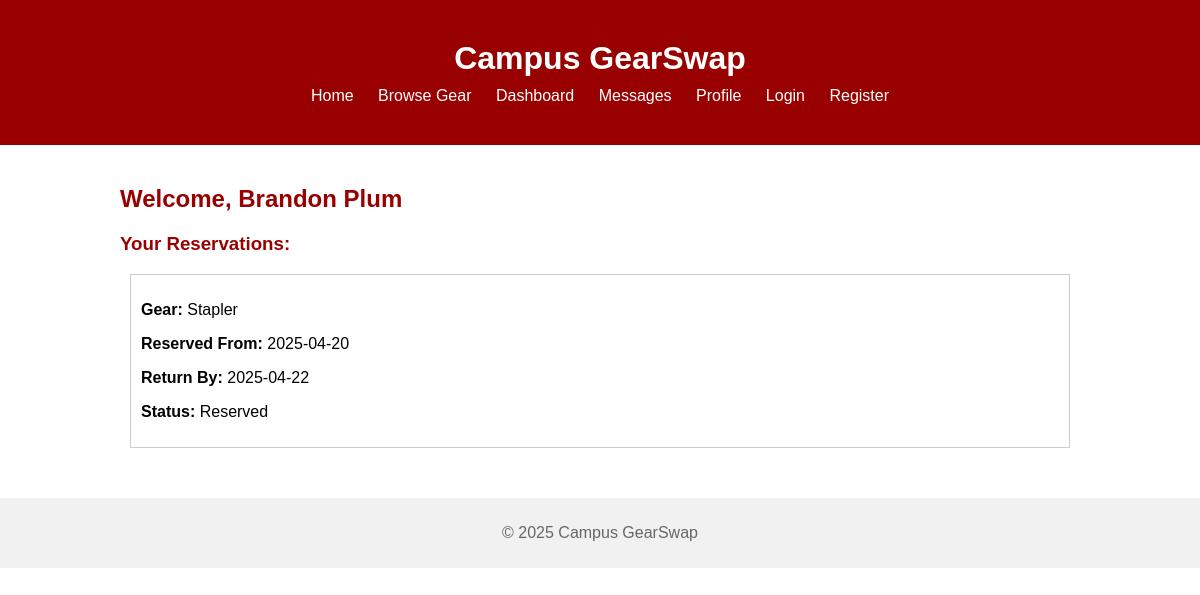
The app's page /dashboard (signed in) with its own data.
### tables this page shows
CREATE TABLE reservations (
    reservation_id INTEGER PRIMARY KEY AUTOINCREMENT,
    user_id INTEGER NOT NULL,
    gear_id INTEGER NOT NULL,
    reservation_date TEXT NOT NULL,
    return_due_date TEXT NOT NULL,
    status TEXT NOT NULL,
    FOREIGN KEY (user_id) REFERENCES users(user_id),
    FOREIGN KEY (gear_id) REFERENCES gear(gear_id)
);

CREATE TABLE gear (
    gear_id INTEGER PRIMARY KEY AUTOINCREMENT,
    user_id INTEGER NOT NULL,
    title TEXT NOT NULL,
    description TEXT,
    category TEXT,
    condition TEXT,
    availability TEXT,
    date_posted TEXT,
    image TEXT,
    FOREIGN KEY (user_id) REFERENCES users(user_id)
);

### app.py (the view)
@app.route("/dashboard")
def dashboard():
    if 'user_id' not in session:
        flash('Please log in to access your dashboard.', 'error')
        return redirect(url_for('login'))
    conn = get_db_connection()
    cursor = conn.cursor()
    cursor.execute('''
        SELECT gear.title, reservations.reservation_date, reservations.return_due_date, reservations.status
        FROM reservations
        JOIN gear ON reservations.gear_id = gear.gear_id
        WHERE reservations.user_id = ?
    ''', (session['user_id'],))
    reservations = cursor.fetchall()
    conn.close()
    return render_template("dashboard.html", title="Dashboard", user_name=session.get('user_name'), reservations=reservations)

### app.py (called while the page is built)
def get_db_connection():
    conn = sqlite3.connect(DATABASE)
    conn.row_factory = sqlite3.Row  # so you can use column names
    return conn

### templates/dashboard.html
{% extends "base.html" %}
{% block content %}
<h2>Welcome, {{ user_name }}</h2>
<h3>Your Reservations:</h3>
{% if reservations %}
    {% for reservation in reservations %}
        <div style="border: 1px solid #ccc; margin: 10px; padding: 10px;">
            <p><strong>Gear:</strong> {{ reservation['title'] }}</p>
            <p><strong>Reserved From:</strong> {{ reservation['reservation_date'] }}</p>
            <p><strong>Return By:</strong> {{ reservation['return_due_date'] }}</p>
            <p><strong>Status:</strong> {{ reservation['status'] }}</p>
        </div>
    {% endfor %}
{% else %}
    <p>You have no reservations yet.</p>
{% endif %}
{% endblock %}

### static/css/style.css (style rules this page uses)
body { font-family: Arial, sans-serif; background-color: #ffffff; color: #000000; margin: 0; padding: 0; }
h1, h2, h3 { color: #990000; }

### records on screen
reservations: title "Stapler", reservation_date "2025-04-20", return_due_date "2025-04-22", status "Reserved"

### other values on screen
{{ user_name }} "Brandon Plum"
